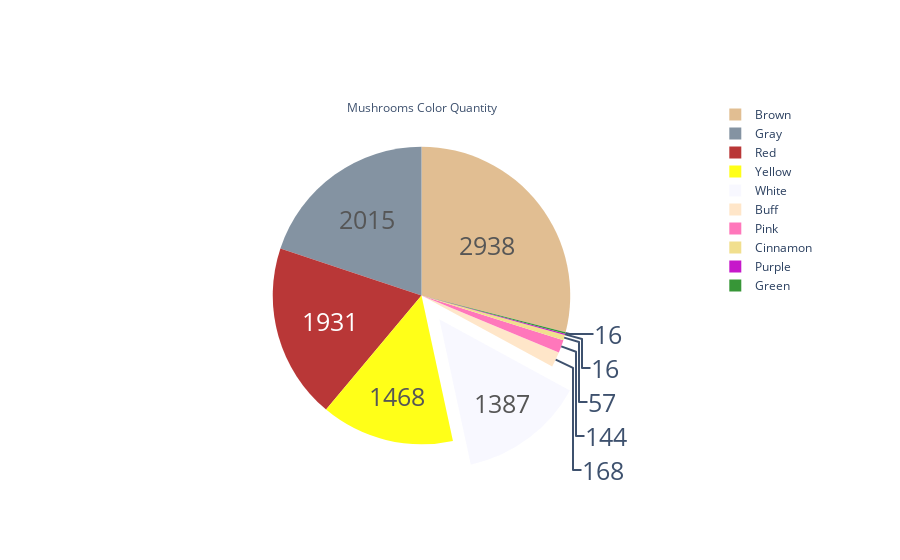

This figure's notebook cell:
### Markdown cell above
### <span style="color:#FFE527; font-size: 20px;"> Distribution of mushrooms color - Insight 5</span>

### Code cell
labels = [
    "Brown",
    "Gray",
    "Red",
    "Yellow",
    "White",
    "Buff",
    "Pink",
    "Cinnamon",
    "Purple",
    "Green",
]
values = mush_encoded["cap-color"].value_counts()
colors = [
    "#DEB887",
    "#778899",
    "#B22222",
    "#FFFF00",
    "#F8F8FF",
    "#FFE4C4",
    "#FF69B4",
    "#F0DC82",
    "#C000C5",
    "#228B22",
]

fig = go.Figure(
    data=[go.Pie(labels=labels, values=values, pull=[0, 0, 0, 0, 0.2, 0, 0, 0, 0, 0])]
)

fig.update_traces(
    title="Mushrooms Color Quantity",
    hoverinfo="label+percent",
    textinfo="value",
    opacity=0.9,
    textfont_size=25,
    marker=dict(colors=colors),
)

fig.show()

### Figure 1 — Plotly figure (JSON) as saved in the notebook; plotly's stock layout.template omitted (floating-point values rounded to 4 significant figures)
{"data": [{"hoverinfo": "label+percent", "labels": ["Brown", "Gray", "Red", "Yellow", "White", "Buff", "Pink", "Cinnamon", "Purple", "Green"], "marker": {"colors": ["#DEB887", "#778899", "#B22222", "#FFFF00", "#F8F8FF", "#FFE4C4", "#FF69B4", "#F0DC82", "#C000C5", "#228B22"]}, "opacity": 0.9, "pull": [0, 0, 0, 0, 0.2, 0, 0, 0, 0, 0], "textfont": {"size": 25}, "textinfo": "value", "title": {"text": "Mushrooms Color Quantity"}, "type": "pie", "values": [2938, 2015, 1931, 1468, 1387, 168, 144, 57, 16, 16]}], "layout": {}}
